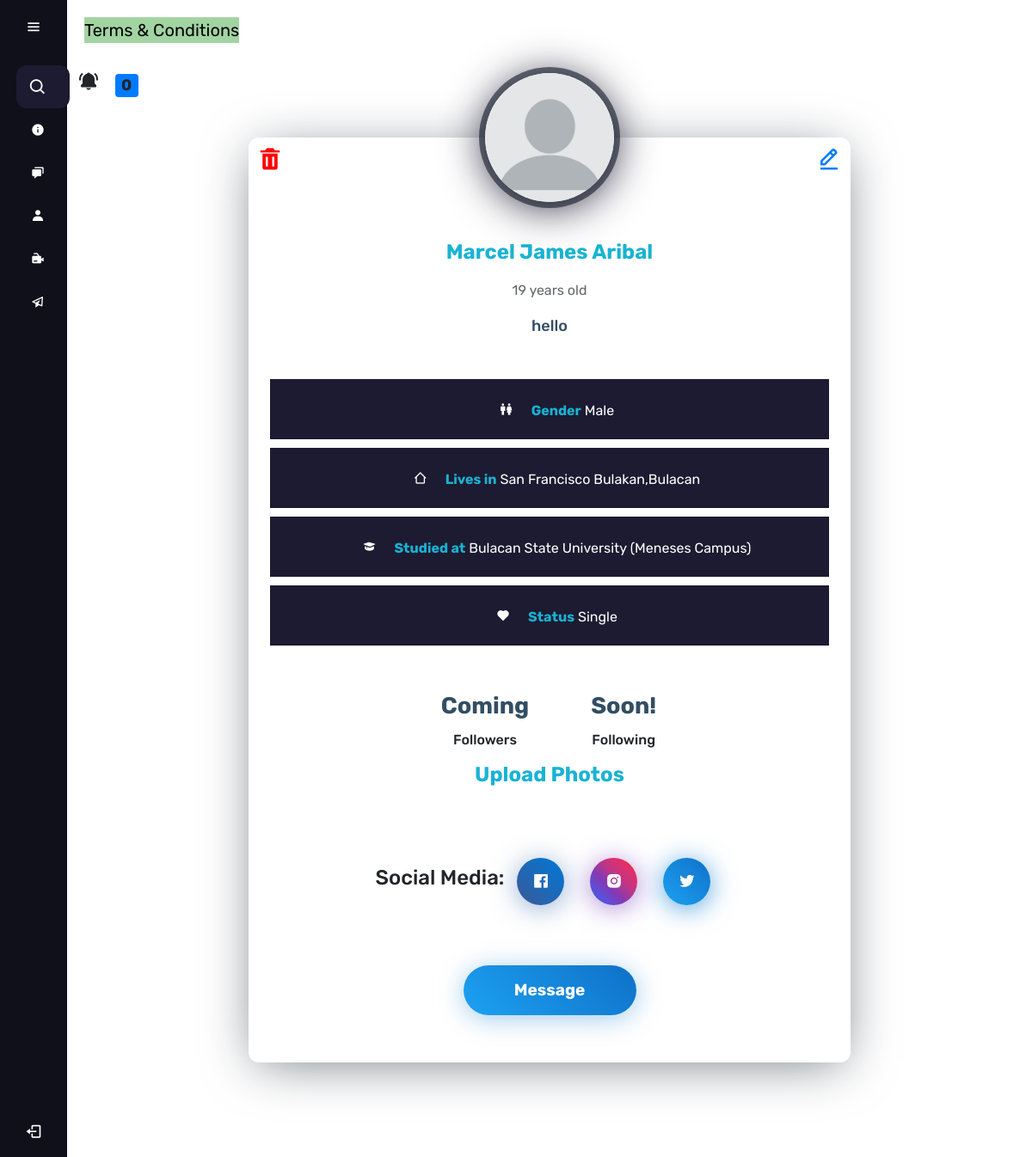
Page /see-info/1/ (signed in) on the committed database.
### web/models.py (models this page shows)
class User(AbstractUser):
    name = models.CharField(max_length=200, null= True)
    last_name = models.CharField(max_length=200, null= True , verbose_name="Last Name")
    email = models.EmailField(unique=True,null=True)
    age = models.IntegerField(null=True)
    gender = models.ForeignKey(Gender, on_delete=models.SET_NULL, null = True)
    bio = models.TextField(null=True, max_length=1000)
    fb_url = models.CharField(max_length=255, blank=True)
    insta_url = models.CharField(max_length=255, blank=True)
    twitter_url = models.CharField(max_length=255, blank=True)
    birthday = models.DateField(null=True)
    avatar = models.ImageField( default='avatar.png', upload_to='images')
    location = models.CharField(null=True, max_length=50)
    school = models.CharField(null=True, max_length=100)
    status = models.ForeignKey(Status, on_delete=models.SET_NULL, null=True, blank=True)
    created_on =models.DateTimeField(default=timezone.now)
    hobby = models.ForeignKey(Hobby, on_delete=models.SET_NULL, null = True , blank=True, verbose_name= "Whats your hobby?")
    USERNAME_FIELDS = 'email'
    REQUIRED_FIELDS = []

class Gender(models.Model):
    gender = models.CharField(max_length=10)
    def __str__(self):
        return self.gender

class Status(models.Model):
    status = models.CharField(max_length=100)
    def __str__(self):
        return self.status

class Post(models.Model):
    shared_body = models.TextField(blank=True, null=True)
    shared_on = models.DateTimeField(blank=True, null=True)
    shared_user = models.ForeignKey(User, on_delete=models.CASCADE, null=True, blank=True, related_name="+")
    post = models.TextField(blank=True,null=True)
    image = models.ManyToManyField('Image', blank=True)
    created_on = models.DateTimeField(default=timezone.now)
    author = models.ForeignKey(User, on_delete=models.CASCADE)
    likes = models.ManyToManyField(User, blank = True, related_name='Likes')
    dislikes = models.ManyToManyField(User, blank= True, related_name="Dislikes")
    class Meta:
        ordering = ['-created_on', '-shared_on']

### web/views.py (the view)
# urls.py: path('see-info/<str:pk>/',views.see_info, name = "see-info"),
@login_required(login_url= "/login" )
def see_info(request, pk, *args, **kwargs):
    form = User.objects.get(id=pk)
    user = form.id
    user1 = Post.objects.filter(author=user).order_by('-created_on')
    context = {"form":form, 'user1':user1 }
    return render (request, 'Seemoreinfo.html',context)

### web/templatetags/custom_tags.py (called while the page is built)
@register.inclusion_tag('show_notifications.html',takes_context=True)
def show_notifications(context):
    request_user = context['request'].user
    notifications = Notification.objects.filter(to_user=request_user).exclude(user_has_seen=True).order_by('-date')
    return {'notifications':notifications}

### templates/Seemoreinfo.html (shortened to what this page needs)
{% extends 'home_login.html' %}
{% block content %}
  <div class="wrapper">
    <div class="profile-card js-profile-card">
      <div class="profile-card__img">
        {%if form.avatar%}
        <img class="round" src="{{form.avatar.url}}" alt="user" />
        {% else %}
        {% load static %}
    {%endif%}
      </div>
      <div class="profile-card__cnt js-profile-cnt">
        <div class="profile-card__name">{{form.name}} {{form.last_name}}
            {% if request.user == form %}
            <div class="">
              <a  class = "delete" href="{% url 'main:user-delete' user.id %}"><i class='bx bxs-trash'></i></a>
              <a class="set-up" href="/set-up" ><i class='bx bx-edit-alt' ></i></a>
            </div>
        {% endif %}
        </div>
        <p style="opacity: 70%;">{{form.age}} years old</p>
        <div class="profile-card__txt"><p>{{form.bio}}</p></div>
        <div class="profile-card-loc">
          <span class="profile-card-loc__icon">
            <svg class="icon"><use xlink:href="#icon-location"></use></svg>
          </span>
        </div>
          {% if form.gender%}
          <div class="text_yern">
            <i class='bx bx-male-female'></i>
              <strong>Gender</strong> {{form.gender}}
          </div>
          {% endif %}
          {% if form.location %}
          <div class="text_yern">
              <i class='bx bx-home-alt-2' ></i>
              <strong>Lives in</strong> {{form.location}}
          </div>
          {% endif %}
          {% if form.school%}
          <div class="text_yern">
              <i class='bx bxs-graduation' ></i>
              <strong>Studied at</strong> {{form.school}}
          </div>
          {% endif %}
          {% if form.status%}
          <div class="text_yern">
              <i class='bx bxs-heart'></i>
              <strong>Status</strong> {{form.status}}
          </div>
          {% endif %}
        <div class="profile-card-inf">
          <div class="profile-card-inf__item">
            <div class="profile-card-inf__title">Coming</div>
            <div class="profile-card-inf__txt">Followers</div>
          </div>
          <div class="profile-card-inf__item">
            <div class="profile-card-inf__title">Soon!</div>
            <div class="profile-card-inf__txt">Following</div>
          </div>
        </div>
        <div class="picture">
            <div class="profile-card__name">Upload Photos</div>
            {% for post in user1 %}
            <div class="row">
                {% endfor%}
        </div>
        </div>
        <div class="profile-card-social">
          {% if form.fb_url %}
          <h4>Social Media:</h4>
            <a href="{{form.fb_url}}" class="profile-card-social__item facebook">
            <span class="icon-font">
                <i class='bx bxl-facebook-square'></i>
            </span>
          </a>
          {%endif %}
          {% if form.insta_url %}
          <a href="{{form.insta_url}}" class="profile-card-social__item instagram">
            <span class="icon-font">
                <i class='bx bxl-instagram-alt' ></i>
            </span>
          </a>
          {% endif %}
          {% if form.twitter_url %}
            <a href="{{form.twitter_url}}" class="profile-card-social__item twitter" >
            <span class="icon-font">
                <i class='bx bxl-twitter'></i>
            </span>
          </a>
          {%endif%}
        </div>
        <div class="profile-card-ctr">
          <a href="/inbox/create-thread/"><button class="profile-card__button button--blue js-message-btn">Message</button></a>
        </div>
      </div>
{% endblock content %}

### templates/home_login.html (style rules this page uses)
* { margin: 0; padding: 0; box-sizing: border-box; font-family: "Rubik", sans-serif; }
body { position: relative; min-height: 100vh; width: 100%; overflow-y: scroll; }
.home_content i { height: 50px; min-width: 50px; border-radius: 12px; line-height: 50px; text-align: center; }
.wrapper { margin: 10px auto; padding: 0 10%; padding-bottom: 10px; }

### templates/Seemoreinfo.html (style rules this page uses)
html { font-family: "Rubik",sans-serif; }
a, a:hover { text-decoration: none; }
.icon { display: inline-block; width: 1em; height: 1em; stroke-width: 0; stroke: currentColor; fill: currentColor; }
.wrapper { width: 100%; width: 100%; height: auto; min-height: 70vh; padding: 50px 20px; padding-top: 10px; }
.profile-card { width: 100%; min-height: 460px; margin: auto; box-shadow: 0px 8px 60px -10px rgba(13, 28, 39, 0.6); background: #fff; border-radius: 12px; max-width: 700px; position: relative; }
.profile-card__img { width: 150px; height: 150px; margin-left: auto; margin-right: auto; transform: translateY(-50%); border-radius: 50%; overflow: hidden; position: relative; z-index: 4; box-shadow: 0px 5px 50px 0px #1d1b31, 0px 0px 0px 7px rgba(13, 28, 39, 0.6); }
.profile-card__img img { display: block; width: 100%; height: 100%; object-fit: cover; border-radius: 50%; }
.profile-card__cnt { margin-top: -35px; text-align: center; padding: 0 20px; padding-bottom: 40px; transition: all 0.3s; }
.profile-card__name { font-weight: 700; font-size: 24px; color: #19b3d3; margin-bottom: 15px; }
.profile-card__txt { font-size: 18px; font-weight: 500; color: #324e63; margin-bottom: 15px; }
.profile-card-loc { display: flex; justify-content: center; align-items: center; font-size: 18px; font-weight: 600; }
.profile-card-loc__icon { display: inline-flex; font-size: 27px; margin-right: 10px; }
.profile-card-inf { display: flex; justify-content: center; flex-wrap: wrap; align-items: flex-start; margin-top: 35px; }
.profile-card-inf__item { padding: 10px 35px; min-width: 150px; }
.profile-card-inf__title { font-weight: 700; font-size: 27px; color: #324e63; }
.profile-card-inf__txt { font-weight: 500; margin-top: 7px; }
.profile-card-social { margin-top: 25px; display: flex; justify-content: center; align-items: center; flex-wrap: wrap; }
.profile-card-social__item { display: inline-flex; width: 55px; height: 55px; margin: 15px; border-radius: 50%; align-items: center; justify-content: center; color: #fff; background: #405de6; box-shadow: 0px 7px 30px rgba(43, 98, 169, 0.5); position: relative; font-size: 21px; flex-shrink: 0; transition: all 0.3s; }
.profile-card-social__item.facebook { background: linear-gradient(45deg, #3b5998, #0078d7); box-shadow: 0px 4px 30px rgba(43, 98, 169, 0.5); }
.profile-card-social__item.twitter { background: linear-gradient(45deg, #1da1f2, #0e71c8); box-shadow: 0px 4px 30px rgba(19, 127, 212, 0.7); }
.profile-card-social__item.instagram { background: linear-gradient(45deg, #405de6, #5851db, #833ab4, #c13584, #e1306c, #fd1d1d); box-shadow: 0px 4px 30px rgba(120, 64, 190, 0.6); }
.profile-card-social .icon-font { display: inline-flex; }
.profile-card-ctr { display: flex; justify-content: center; align-items: center; margin-top: 40px; }
.profile-card__button { background: none; border: none; font-family: "Rubik", sans-serif; font-weight: 700; font-size: 19px; margin: 15px 35px; padding: 15px 40px; min-width: 201px; border-radius: 50px; min-height: 55px; color: #fff; cursor: pointer; backface-visibility: hidden; transition: all 0.3s; }
.profile-card__button:first-child { margin-left: 0; }
.profile-card__button:last-child { margin-right: 0; }
.profile-card__button.button--blue { background: linear-gradient(45deg, #1da1f2, #0e71c8); box-shadow: 0px 4px 30px rgba(19, 127, 212, 0.4); }
.row { display: inline-block; background: white; padding:1px; border-radius: 5px; cursor: pointer; transition: all .40s; max-width: 30em; }
.text_yern { background-color: #1d1b31; color: white; padding: 10px 10px; border: 5px solid white; text-align: center; text-decoration: none; display: block; }
strong { color: #19b3d3; }
.delete { position: absolute; top: 0; left: 0; font-size: 30px; color: red; }
.set-up { position: absolute; top: 0; right: 0; font-size: 30px; }

### rows in the picture
User: avatar (placeholder picture), name "Marcel James", last_name "Aribal", age "19", bio "hello", gender "Male", location "San Francisco Bulakan,Bulacan", school "Bulacan State University (Meneses Campus)", status "Single"

### other values in the picture
{{ notifications.count }} "0"
